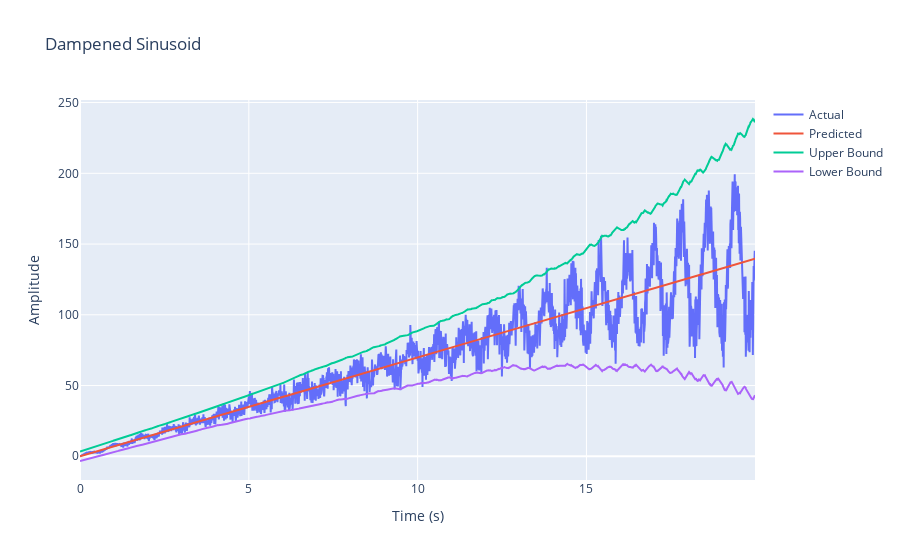

This figure's notebook cell:
### Code cell
import GAS_norm
reload(GAS_norm)
from GAS_norm import SD_Normalization_Gaussian 
from GAS_norm import SD_Normalization_Student
import numpy as np

#Set the normalization strngth for the mean and the variance from 0 to 1
mean_norm_strength = 0
var_norm_strength = 1

norm_strength = [mean_norm_strength*0.5, var_norm_strength*0.5]
#mu_list, sigma2_list, y_norm = SD_Normalization_Gaussian(y, y_train, 'Full', mode='predict', norm_strength=[0.5, 0.5])
mu_list, sigma2_list, y_norm, alpha_mu, alpha_sigma, beta_mu, beta_sigma, omega_mu, omega_sigma, nu = SD_Normalization_Student(y, y_train,  mode='predict', norm_strength=norm_strength)



#Plot the normalized data

plt.plot(t[0:T], y_norm)
plt.xlabel('Time (s)')
plt.ylabel('Amplitude')
plt.title('Normalized data')
plt.show()

#Plot the original data with the predicted mean and 95% variability interval

import plotly.graph_objects as go
fig = go.Figure()
fig.add_trace(go.Scatter(x=t[0:T], y=y, mode='lines', name='Actual'))
fig.add_trace(go.Scatter(x=t[0:T], y=mu_list, mode='lines', name='Predicted'))
fig.add_trace(go.Scatter(x=t[0:T], y=mu_list+1.96*np.sqrt(sigma2_list), mode='lines', name='Upper Bound'))
fig.add_trace(go.Scatter(x=t[0:T], y=mu_list-1.96*np.sqrt(sigma2_list), mode='lines', name='Lower Bound'))
fig.update_layout(title='Dampened Sinusoid', xaxis_title='Time (s)', yaxis_title='Amplitude')
fig.show()


#Write the share of points that are outside the 95% variability interval

share = np.sum((y > mu_list+1.96*np.sqrt(sigma2_list)) | (y < mu_list-1.96*np.sqrt(sigma2_list)))/len(y)
print("The share of points that are outside the 95% variability interval is {}%".format(share*100))

#Write the share of y_{t+1} that are outside the 95% variability interval

share = np.sum((y[1:] > mu_list[0:-1]+1.96*np.sqrt(sigma2_list[0:-1])) | (y[1:] < mu_list[0:-1]-1.96*np.sqrt(sigma2_list[0:-1])))/len(y)
print("The share of y t+1 that are outside the 95% variability interval is {}%".format(share*100))

#Plot sigma_list and mu_list in the same plot
plt.plot(t[0:T], sigma2_list)
plt.plot(t[0:T], mu_list)
plt.xlabel('Time (s)')
plt.ylabel('Amplitude')
plt.title('Sigma2 and mu')
plt.show()

#Plot the distributino of the normalized and unormalized data and compare it with a standard normal distribution

import scipy.stats as stats
import matplotlib.pyplot as plt
import numpy as np

plt.hist(y_norm, bins=100, density=True)
plt.plot(np.linspace(-4, 4, 100), stats.norm.pdf(np.linspace(-4, 4, 100), 0, 1))
plt.xlabel('Normalized Amplitude')
plt.ylabel('Density')
plt.title('Distribution of the normalized data')
plt.show()

### Figure 1 — Plotly figure (JSON) as saved in the notebook; plotly's stock layout.template omitted (floating-point values rounded to 4 significant figures; data arrays with more than 128 entries replaced by an {"elided": "..."} marker saying what was removed)
{"data": [{"mode": "lines", "name": "Actual", "type": "scatter", "x": {"elided": "2500 float values"}, "y": {"elided": "2500 float values"}}, {"mode": "lines", "name": "Predicted", "type": "scatter", "x": {"elided": "2500 float values"}, "y": {"elided": "2500 float values"}}, {"mode": "lines", "name": "Upper Bound", "type": "scatter", "x": {"elided": "2500 float values"}, "y": {"elided": "2500 float values"}}, {"mode": "lines", "name": "Lower Bound", "type": "scatter", "x": {"elided": "2500 float values"}, "y": {"elided": "2500 float values"}}], "layout": {"title": {"text": "Dampened Sinusoid"}, "xaxis": {"title": {"text": "Time (s)"}}, "yaxis": {"title": {"text": "Amplitude"}}}}
